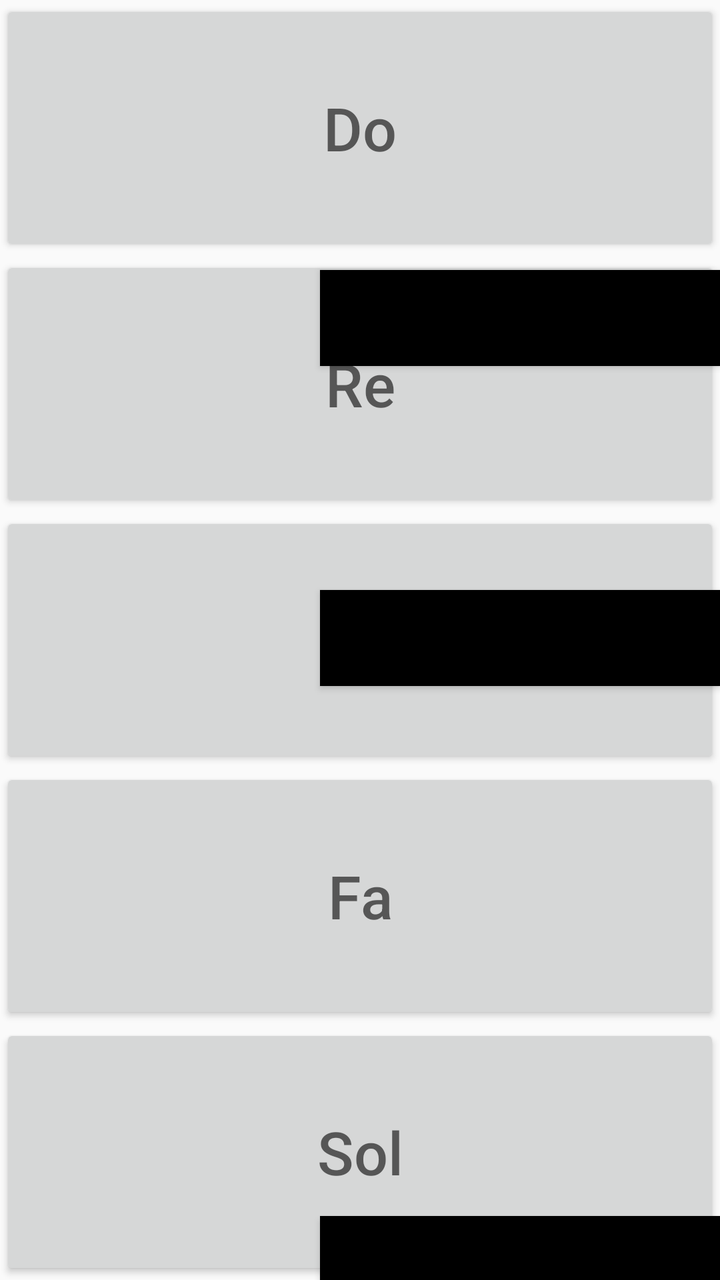
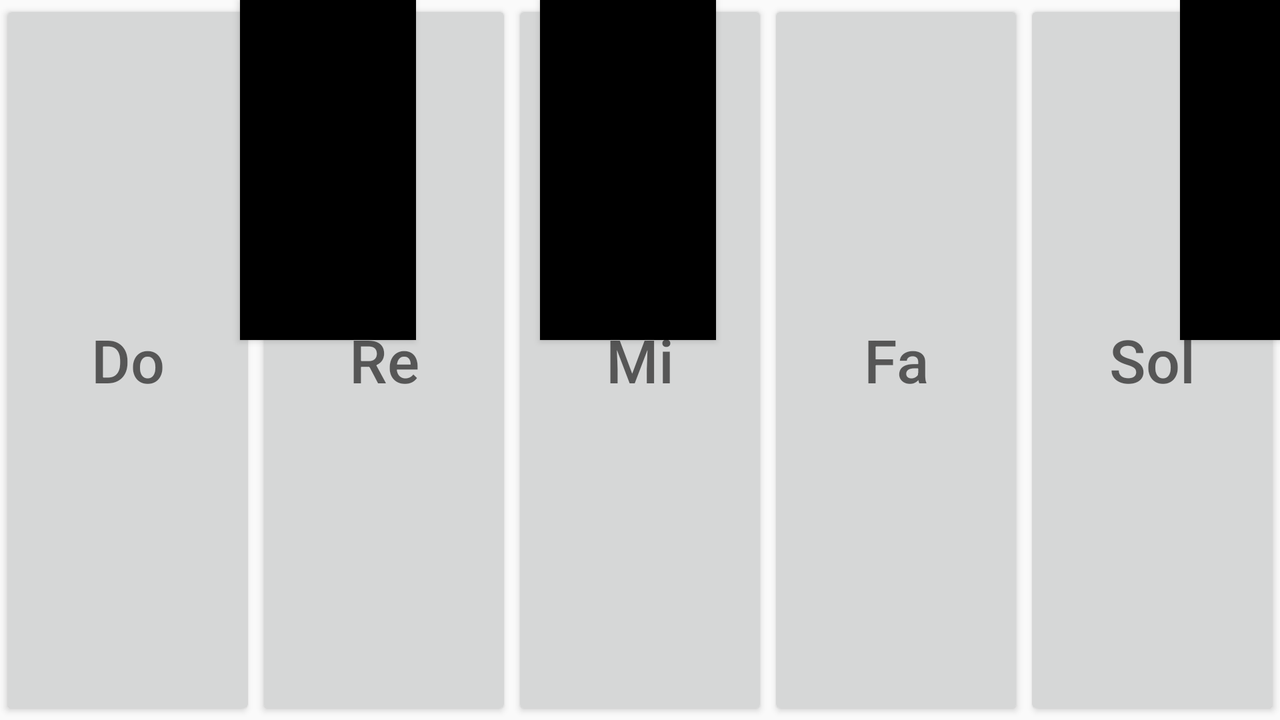

One screen, two layout resources from the same app: the default and the author's alternative for another configuration. Each is rendered where Android would select it; the XML of both is given below.
<!-- AndroidManifest.xml: application theme Theme.JeuPiano -->
<!-- res/layout/fun.xml -->
<?xml version="1.0" encoding="utf-8"?>
<RelativeLayout    xmlns:android="http://schemas.android.com/apk/res/android"
    android:layout_width="match_parent"
    android:layout_height="match_parent"
    >
    <LinearLayout
        android:layout_width="match_parent"
        android:layout_height="match_parent"
        android:orientation="vertical">
        <Button
            android:id="@+id/doo"
            android:layout_width="match_parent"
            android:layout_height="wrap_content"
            android:layout_weight="1"
            android:hint="Do"
            android:textSize="30sp"
            ></Button>

        <Button
            android:id="@+id/re"
            android:layout_width="match_parent"
            android:layout_height="wrap_content"
            android:layout_weight="1"
            android:hint="Re"
            android:textSize="30sp"
            ></Button>
        <Button
            android:id="@+id/mi"
            android:layout_width="match_parent"
            android:layout_height="wrap_content"
            android:layout_weight="1"
            android:hint="Mi"
            android:textSize="30sp"
            ></Button>
        <Button
            android:id="@+id/fa"
            android:layout_width="match_parent"
            android:layout_height="wrap_content"
            android:layout_weight="1"
            android:hint="Fa"
            android:textSize="30sp"
            ></Button>
        <Button
            android:id="@+id/sol"
            android:layout_width="match_parent"
            android:layout_height="wrap_content"
            android:layout_weight="1"
            android:hint="Sol"
            android:textSize="30sp"
            ></Button>
    </LinearLayout>
    <Button
        android:id="@+id/doo2"
        android:layout_width="200dp"
        android:layout_height="wrap_content"
        android:background="@color/black"
        android:layout_alignParentRight="true"
        android:layout_marginTop="135dp"
        ></Button>
    <Button
        android:id="@+id/re2"
        android:layout_width="200dp"
        android:layout_height="wrap_content"
        android:background="@color/black"
        android:layout_alignParentRight="true"
        android:layout_marginTop="112dp"
        android:layout_below="@+id/doo2"
        ></Button>
    <Button
        android:id="@+id/fa2"
        android:layout_width="200dp"
        android:layout_height="wrap_content"
        android:background="@color/black"
        android:layout_alignParentRight="true"
        android:layout_marginTop="265dp"
        android:layout_below="@+id/re2"
        ></Button>
</RelativeLayout>
<!-- resources referenced by this layout -->
<resources>
  <color name="black">#FF000000</color>
  <style name="Theme.JeuPiano" parent="Theme.AppCompat.DayNight.NoActionBar">
          
          <item name="colorPrimary">@color/purple_500</item>
          <item name="colorPrimaryVariant">@color/purple_700</item>
          <item name="colorOnPrimary">@color/white</item>
          
          <item name="colorSecondary">@color/teal_200</item>
          <item name="colorSecondaryVariant">@color/teal_700</item>
          <item name="colorOnSecondary">@color/black</item>
          
          <item name="android:statusBarColor">?attr/colorPrimaryVariant</item>
          
      </style>
  <color name="purple_500">#FF6200EE</color>
  <color name="purple_700">#FF3700B3</color>
  <color name="white">#FFFFFFFF</color>
  <color name="teal_200">#FF9800</color>
  <color name="teal_700">#FF018786</color>
</resources>
<!-- res/layout-land/fun.xml (the author's variant of the layout above) -->
<!-- drawn on the phone turned sideways -->
<?xml version="1.0" encoding="utf-8"?>
<RelativeLayout    xmlns:android="http://schemas.android.com/apk/res/android"
    android:layout_width="match_parent"
    android:layout_height="match_parent"
    >
    <LinearLayout
        android:layout_width="match_parent"
        android:layout_height="match_parent"
        android:orientation="horizontal">
        <Button
            android:id="@+id/doo"
            android:layout_width="wrap_content"
            android:layout_height="match_parent"
            android:layout_weight="1"
            android:hint="Do"
            android:textSize="30sp"
            ></Button>

        <Button
            android:id="@+id/re"
            android:layout_width="wrap_content"
            android:layout_height="match_parent"
            android:layout_weight="1"
            android:hint="Re"
            android:textSize="30sp"
            ></Button>
        <Button
            android:id="@+id/mi"
            android:layout_width="wrap_content"
            android:layout_height="match_parent"
            android:layout_weight="1"
            android:hint="Mi"
            android:textSize="30sp"
            ></Button>
        <Button
            android:id="@+id/fa"
            android:layout_width="wrap_content"
            android:layout_height="match_parent"
            android:layout_weight="1"
            android:hint="Fa"
            android:textSize="30sp"
            ></Button>
        <Button
            android:id="@+id/sol"
            android:layout_width="wrap_content"
            android:layout_height="match_parent"
            android:layout_weight="1"
            android:hint="Sol"
            android:textSize="30sp"
            ></Button>
    </LinearLayout>
    <Button
        android:id="@+id/doo2"
        android:layout_width="wrap_content"
        android:layout_height="170dp"
        android:background="@color/black"
        android:layout_marginLeft="120dp"
        ></Button>

    <Button
        android:id="@+id/re2"
        android:layout_width="wrap_content"
        android:layout_height="170dp"
        android:layout_marginLeft="270dp"
        android:background="@color/black"></Button>
    <Button
        android:id="@+id/fa2"
        android:layout_width="wrap_content"
        android:layout_height="170dp"
        android:background="@color/black"
        android:layout_marginLeft="590dp"
        ></Button>
</RelativeLayout>
